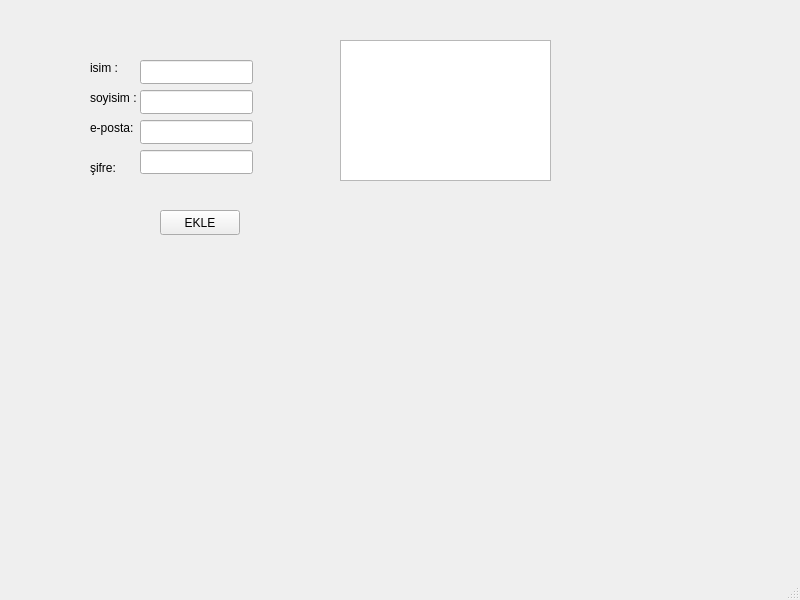
<?xml version="1.0" encoding="UTF-8"?>
<ui version="4.0">
 <class>MainWindow</class>
 <widget class="QMainWindow" name="MainWindow">
  <property name="geometry">
   <rect>
    <x>0</x>
    <y>0</y>
    <width>800</width>
    <height>600</height>
   </rect>
  </property>
  <property name="windowTitle">
   <string>MainWindow</string>
  </property>
  <widget class="QWidget" name="centralwidget">
   <widget class="QLineEdit" name="surname_txt">
    <property name="geometry">
     <rect>
      <x>140</x>
      <y>90</y>
      <width>113</width>
      <height>24</height>
     </rect>
    </property>
   </widget>
   <widget class="QLineEdit" name="pass_txt">
    <property name="geometry">
     <rect>
      <x>140</x>
      <y>150</y>
      <width>113</width>
      <height>24</height>
     </rect>
    </property>
   </widget>
   <widget class="QLineEdit" name="name_txt">
    <property name="geometry">
     <rect>
      <x>140</x>
      <y>60</y>
      <width>113</width>
      <height>24</height>
     </rect>
    </property>
   </widget>
   <widget class="QLabel" name="label">
    <property name="geometry">
     <rect>
      <x>90</x>
      <y>60</y>
      <width>55</width>
      <height>16</height>
     </rect>
    </property>
    <property name="text">
     <string>isim :</string>
    </property>
   </widget>
   <widget class="QLabel" name="label_2">
    <property name="geometry">
     <rect>
      <x>90</x>
      <y>90</y>
      <width>55</width>
      <height>16</height>
     </rect>
    </property>
    <property name="text">
     <string>soyisim :</string>
    </property>
   </widget>
   <widget class="QLabel" name="label_4">
    <property name="geometry">
     <rect>
      <x>90</x>
      <y>160</y>
      <width>55</width>
      <height>16</height>
     </rect>
    </property>
    <property name="text">
     <string>şifre: </string>
    </property>
   </widget>
   <widget class="QLabel" name="label_3">
    <property name="geometry">
     <rect>
      <x>90</x>
      <y>120</y>
      <width>55</width>
      <height>16</height>
     </rect>
    </property>
    <property name="text">
     <string>e-posta: </string>
    </property>
   </widget>
   <widget class="QLineEdit" name="email_txt">
    <property name="geometry">
     <rect>
      <x>140</x>
      <y>120</y>
      <width>113</width>
      <height>24</height>
     </rect>
    </property>
   </widget>
   <widget class="QPushButton" name="pushButton">
    <property name="geometry">
     <rect>
      <x>160</x>
      <y>210</y>
      <width>80</width>
      <height>25</height>
     </rect>
    </property>
    <property name="text">
     <string>EKLE</string>
    </property>
   </widget>
   <widget class="QTextEdit" name="textEdit">
    <property name="geometry">
     <rect>
      <x>340</x>
      <y>40</y>
      <width>211</width>
      <height>141</height>
     </rect>
    </property>
   </widget>
  </widget>
  <widget class="QMenuBar" name="menubar">
   <property name="geometry">
    <rect>
     <x>0</x>
     <y>0</y>
     <width>800</width>
     <height>20</height>
    </rect>
   </property>
  </widget>
  <widget class="QStatusBar" name="statusbar"/>
 </widget>
 <resources/>
 <connections/>
</ui>
